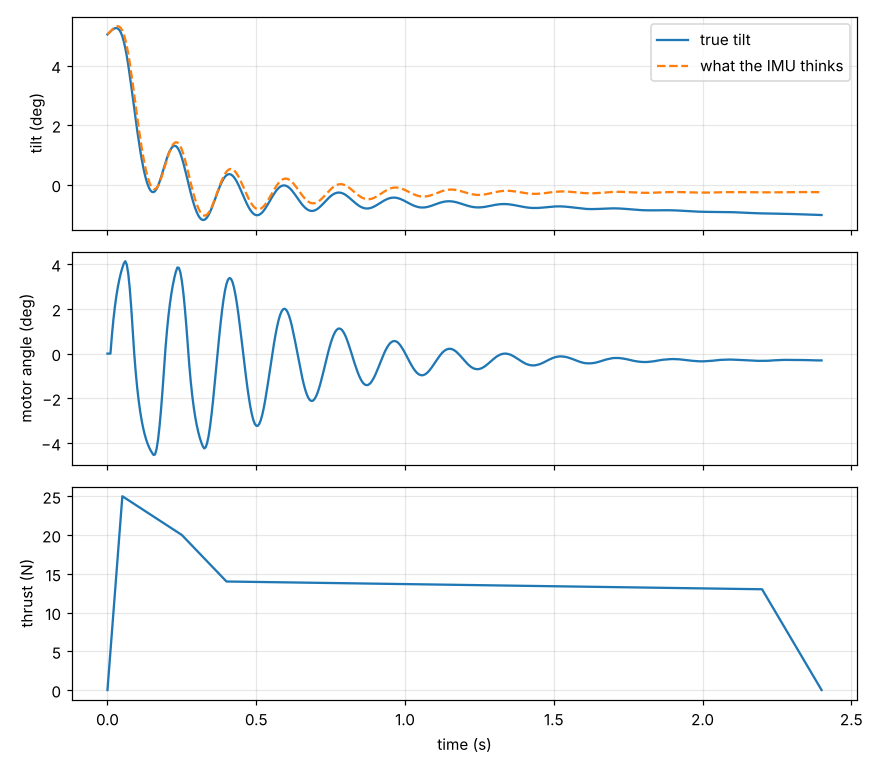

The Python source for this figure:
"""Pitch-axis simulation of a TVC rocket, for tuning gains before flight.

It models one axis (pitch) as a rigid body pushed by a gimballed motor.
The model includes the things that wreck real flights: sensor noise and
gyro bias, loop delay, a servo that can only move so fast, the gimbal
limit, and thrust that changes over the burn.

Run:
    pip install numpy matplotlib
    python tvc_sim.py                 # one flight with the gains below
    python tvc_sim.py --sweep         # try a grid of gains, print the best

Change ROCKET and GAINS to match your build. Weigh the finished rocket
and measure the distance from the gimbal pivot to the centre of gravity.
"""
import argparse
import math

import numpy as np

ROCKET = dict(
    mass=0.55,            # kg, loaded, with motor
    length=0.60,          # m, used for a rough moment of inertia
    arm=0.28,             # m, gimbal pivot to centre of gravity
    gimbal_limit=5.0,     # deg, matches MAX_GIMBAL_DEG in the firmware
    servo_rate=600.0,     # deg/s at the motor (MG90S geared down by the linkage)
    servo_tau=0.03,       # s, servo + linkage lag (slop, horn flex, PWM frame)
    loop_hz=200.0,
    delay_steps=2,        # loop cycles between reading the IMU and moving the servo
    gyro_noise=0.05,      # deg/s, standard deviation
    gyro_bias=0.3,        # deg/s left over after calibration
    mount_offset=0.3,     # deg, motor mounted slightly crooked
)

# Simple thrust curve: (time s, thrust N). Replace with your motor's data
# sheet. This shape (spike, then a flat sustain) is typical of small motors.
THRUST = [(0.0, 0.0), (0.05, 25.0), (0.25, 20.0), (0.4, 14.0),
          (2.2, 13.0), (2.4, 0.0)]

GAINS = dict(kp=1.2, kd=0.18, ki=0.05)  # from --sweep, backed off a little

START_TILT = 5.0    # deg, initial lean
START_RATE = 10.0   # deg/s, initial tip-over rate (a gust off the pad)


def thrust(t):
    ts, fs = zip(*THRUST)
    return float(np.interp(t, ts, fs, right=0.0))


def simulate(kp, kd, ki, r=ROCKET, seed=1, record=False):
    rng = np.random.default_rng(seed)
    dt = 1.0 / r["loop_hz"]
    inertia = r["mass"] * r["length"] ** 2 / 12.0
    theta = math.radians(START_TILT)
    omega = math.radians(START_RATE)
    delta = 0.0               # actual motor angle, rad
    integ = 0.0
    est_theta = theta         # the firmware only knows what it integrates
    queue = [0.0] * (r["delay_steps"] + 1)
    lim = math.radians(r["gimbal_limit"])
    rate = math.radians(r["servo_rate"])
    lagged = 0.0
    offset = math.radians(r["mount_offset"])
    bias = math.radians(r["gyro_bias"])
    t_end = THRUST[-1][0]
    log = [] if record else None
    worst = 0.0
    sq, n = 0.0, 0

    t = 0.0
    while t < t_end:
        # sensor: gyro rate with bias and noise, integrated like the firmware
        gyro = omega + bias + math.radians(rng.normal(0, r["gyro_noise"]))
        est_theta += gyro * dt

        # controller (same rule as the firmware): delta = Kp*tilt + Kd*rate + I
        # positive delta makes a negative torque, so it pushes the tilt back
        integ = max(-lim, min(lim, integ + ki * est_theta * dt))   # anti-windup
        cmd = kp * est_theta + kd * gyro + integ
        cmd = max(-lim, min(lim, cmd))
        queue.append(cmd)
        target = queue.pop(0)

        # servo: first-order lag, then rate limited
        lagged += (target - lagged) * min(1.0, dt / r["servo_tau"])
        step = max(-rate * dt, min(rate * dt, lagged - delta))
        delta += step

        # physics: thrust tilted by delta (+ mount error) makes a torque
        f = thrust(t)
        torque = -f * math.sin(delta + offset) * r["arm"]
        omega += torque / inertia * dt
        theta += omega * dt

        worst = max(worst, abs(theta))
        sq += theta * theta
        n += 1
        if record:
            log.append((t, math.degrees(theta), math.degrees(est_theta),
                        math.degrees(delta), f))
        t += dt
    rms = math.degrees(math.sqrt(sq / max(n, 1)))
    return math.degrees(worst), math.degrees(theta), rms, log


def sweep():
    results = []
    for kp in np.arange(0.2, 3.01, 0.2):
        for kd in np.arange(0.02, 0.31, 0.02):
            runs = [simulate(kp, kd, GAINS["ki"], seed=s) for s in range(5)]
            rms = max(r[2] for r in runs)
            worst = max(r[0] for r in runs)
            results.append((rms, worst, kp, kd))
    results.sort()
    print("best gains (RMS tilt over the burn, worst of 5 noisy runs):")
    for rms, worst, kp, kd in results[:8]:
        print(f"  kp={kp:.2f}  kd={kd:.2f}  RMS {rms:.2f} deg  peak {worst:.2f} deg")


def plot(log, path="tvc_sim.png"):
    import matplotlib
    matplotlib.use("Agg")
    import matplotlib.pyplot as plt
    a = np.array(log)
    fig, ax = plt.subplots(3, 1, figsize=(8, 7), sharex=True)
    ax[0].plot(a[:, 0], a[:, 1], label="true tilt")
    ax[0].plot(a[:, 0], a[:, 2], "--", label="what the IMU thinks")
    ax[0].set_ylabel("tilt (deg)")
    ax[0].legend()
    ax[1].plot(a[:, 0], a[:, 3])
    ax[1].set_ylabel("motor angle (deg)")
    ax[2].plot(a[:, 0], a[:, 4])
    ax[2].set_ylabel("thrust (N)")
    ax[2].set_xlabel("time (s)")
    for x in ax:
        x.grid(alpha=0.3)
    fig.tight_layout()
    fig.savefig(path, dpi=110)
    print("saved", path)


if __name__ == "__main__":
    ap = argparse.ArgumentParser()
    ap.add_argument("--sweep", action="store_true")
    args = ap.parse_args()
    if args.sweep:
        sweep()
    else:
        worst, final, rms, log = simulate(**GAINS, record=True)
        print(f"peak tilt {worst:.2f} deg, RMS {rms:.2f} deg, "
              f"tilt at burnout {final:.2f} deg")
        plot(log)
